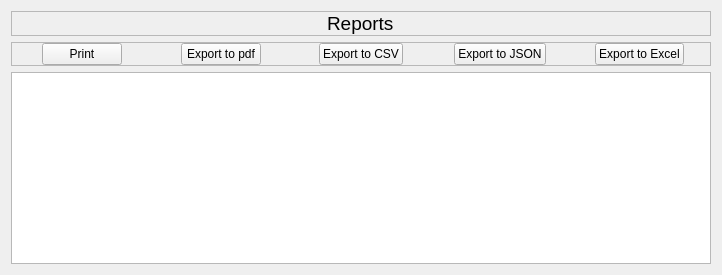
            <widget class="QWidget" name="report_page">
             <property name="sizePolicy">
              <sizepolicy hsizetype="Expanding" vsizetype="Expanding">
               <horstretch>0</horstretch>
               <verstretch>0</verstretch>
              </sizepolicy>
             </property>
             <layout class="QVBoxLayout" name="verticalLayout_23">
              <item alignment="Qt::AlignmentFlag::AlignTop">
               <widget class="QWidget" name="widget_15" native="true">
                <property name="sizePolicy">
                 <sizepolicy hsizetype="Expanding" vsizetype="Expanding">
                  <horstretch>0</horstretch>
                  <verstretch>0</verstretch>
                 </sizepolicy>
                </property>
                <layout class="QVBoxLayout" name="verticalLayout_24">
                 <property name="spacing">
                  <number>0</number>
                 </property>
                 <property name="leftMargin">
                  <number>0</number>
                 </property>
                 <property name="topMargin">
                  <number>0</number>
                 </property>
                 <property name="rightMargin">
                  <number>0</number>
                 </property>
                 <property name="bottomMargin">
                  <number>0</number>
                 </property>
                 <item alignment="Qt::AlignmentFlag::AlignTop">
                  <widget class="QFrame" name="frame_23">
                   <property name="sizePolicy">
                    <sizepolicy hsizetype="Expanding" vsizetype="Expanding">
                     <horstretch>0</horstretch>
                     <verstretch>0</verstretch>
                    </sizepolicy>
                   </property>
                   <property name="font">
                    <font>
                     <family>Microsoft Yi Baiti</family>
                     <pointsize>14</pointsize>
                    </font>
                   </property>
                   <property name="frameShape">
                    <enum>QFrame::Shape::StyledPanel</enum>
                   </property>
                   <property name="frameShadow">
                    <enum>QFrame::Shadow::Raised</enum>
                   </property>
                   <layout class="QHBoxLayout" name="horizontalLayout_22">
                    <property name="spacing">
                     <number>0</number>
                    </property>
                    <property name="leftMargin">
                     <number>0</number>
                    </property>
                    <property name="topMargin">
                     <number>0</number>
                    </property>
                    <property name="rightMargin">
                     <number>0</number>
                    </property>
                    <property name="bottomMargin">
                     <number>0</number>
                    </property>
                    <item alignment="Qt::AlignmentFlag::AlignHCenter|Qt::AlignmentFlag::AlignTop">
                     <widget class="QLabel" name="report_label">
                      <property name="sizePolicy">
                       <sizepolicy hsizetype="Expanding" vsizetype="Expanding">
                        <horstretch>0</horstretch>
                        <verstretch>0</verstretch>
                       </sizepolicy>
                      </property>
                      <property name="font">
                       <font>
                        <family>Arial</family>
                        <pointsize>14</pointsize>
                        <bold>false</bold>
                       </font>
                      </property>
                      <property name="text">
                       <string>Reports</string>
                      </property>
                     </widget>
                    </item>
                   </layout>
                  </widget>
                 </item>
                </layout>
               </widget>
              </item>
              <item>
               <widget class="QWidget" name="widget_16" native="true">
                <layout class="QHBoxLayout" name="horizontalLayout_23">
                 <property name="spacing">
                  <number>0</number>
                 </property>
                 <property name="leftMargin">
                  <number>0</number>
                 </property>
                 <property name="topMargin">
                  <number>0</number>
                 </property>
                 <property name="rightMargin">
                  <number>0</number>
                 </property>
                 <property name="bottomMargin">
                  <number>0</number>
                 </property>
                 <item>
                  <widget class="QFrame" name="frame_24">
                   <property name="frameShape">
                    <enum>QFrame::Shape::StyledPanel</enum>
                   </property>
                   <property name="frameShadow">
                    <enum>QFrame::Shadow::Raised</enum>
                   </property>
                   <layout class="QHBoxLayout" name="horizontalLayout_25">
                    <property name="spacing">
                     <number>0</number>
                    </property>
                    <property name="leftMargin">
                     <number>0</number>
                    </property>
                    <property name="topMargin">
                     <number>0</number>
                    </property>
                    <property name="rightMargin">
                     <number>0</number>
                    </property>
                    <property name="bottomMargin">
                     <number>0</number>
                    </property>
                    <item alignment="Qt::AlignmentFlag::AlignHCenter">
                     <widget class="QPushButton" name="print_btn">
                      <property name="enabled">
                       <bool>true</bool>
                      </property>
                      <property name="minimumSize">
                       <size>
                        <width>70</width>
                        <height>0</height>
                       </size>
                      </property>
                      <property name="cursor">
                       <cursorShape>PointingHandCursor</cursorShape>
                      </property>
                      <property name="text">
                       <string>Print</string>
                      </property>
                     </widget>
                    </item>
                    <item alignment="Qt::AlignmentFlag::AlignHCenter">
                     <widget class="QPushButton" name="export_pdf_btn">
                      <property name="cursor">
                       <cursorShape>PointingHandCursor</cursorShape>
                      </property>
                      <property name="text">
                       <string>Export to pdf</string>
                      </property>
                     </widget>
                    </item>
                    <item alignment="Qt::AlignmentFlag::AlignHCenter">
                     <widget class="QPushButton" name="export_csv_btn">
                      <property name="text">
                       <string>Export to CSV</string>
                      </property>
                     </widget>
                    </item>
                    <item alignment="Qt::AlignmentFlag::AlignHCenter">
                     <widget class="QPushButton" name="export_json_btn">
                      <property name="text">
                       <string>Export to JSON</string>
                      </property>
                     </widget>
                    </item>
                    <item alignment="Qt::AlignmentFlag::AlignHCenter">
                     <widget class="QPushButton" name="pushButton_4">
                      <property name="text">
                       <string>Export to Excel</string>
                      </property>
                     </widget>
                    </item>
                   </layout>
                  </widget>
                 </item>
                </layout>
               </widget>
              </item>
              <item>
               <widget class="QWidget" name="widget_17" native="true">
                <property name="sizePolicy">
                 <sizepolicy hsizetype="Expanding" vsizetype="Expanding">
                  <horstretch>0</horstretch>
                  <verstretch>0</verstretch>
                 </sizepolicy>
                </property>
                <property name="minimumSize">
                 <size>
                  <width>700</width>
                  <height>0</height>
                 </size>
                </property>
                <layout class="QHBoxLayout" name="horizontalLayout_26">
                 <property name="spacing">
                  <number>0</number>
                 </property>
                 <property name="leftMargin">
                  <number>0</number>
                 </property>
                 <property name="topMargin">
                  <number>0</number>
                 </property>
                 <property name="rightMargin">
                  <number>0</number>
                 </property>
                 <property name="bottomMargin">
                  <number>0</number>
                 </property>
                 <item>
                  <widget class="QTableWidget" name="report_table"/>
                 </item>
                </layout>
               </widget>
              </item>
             </layout>
            </widget>
